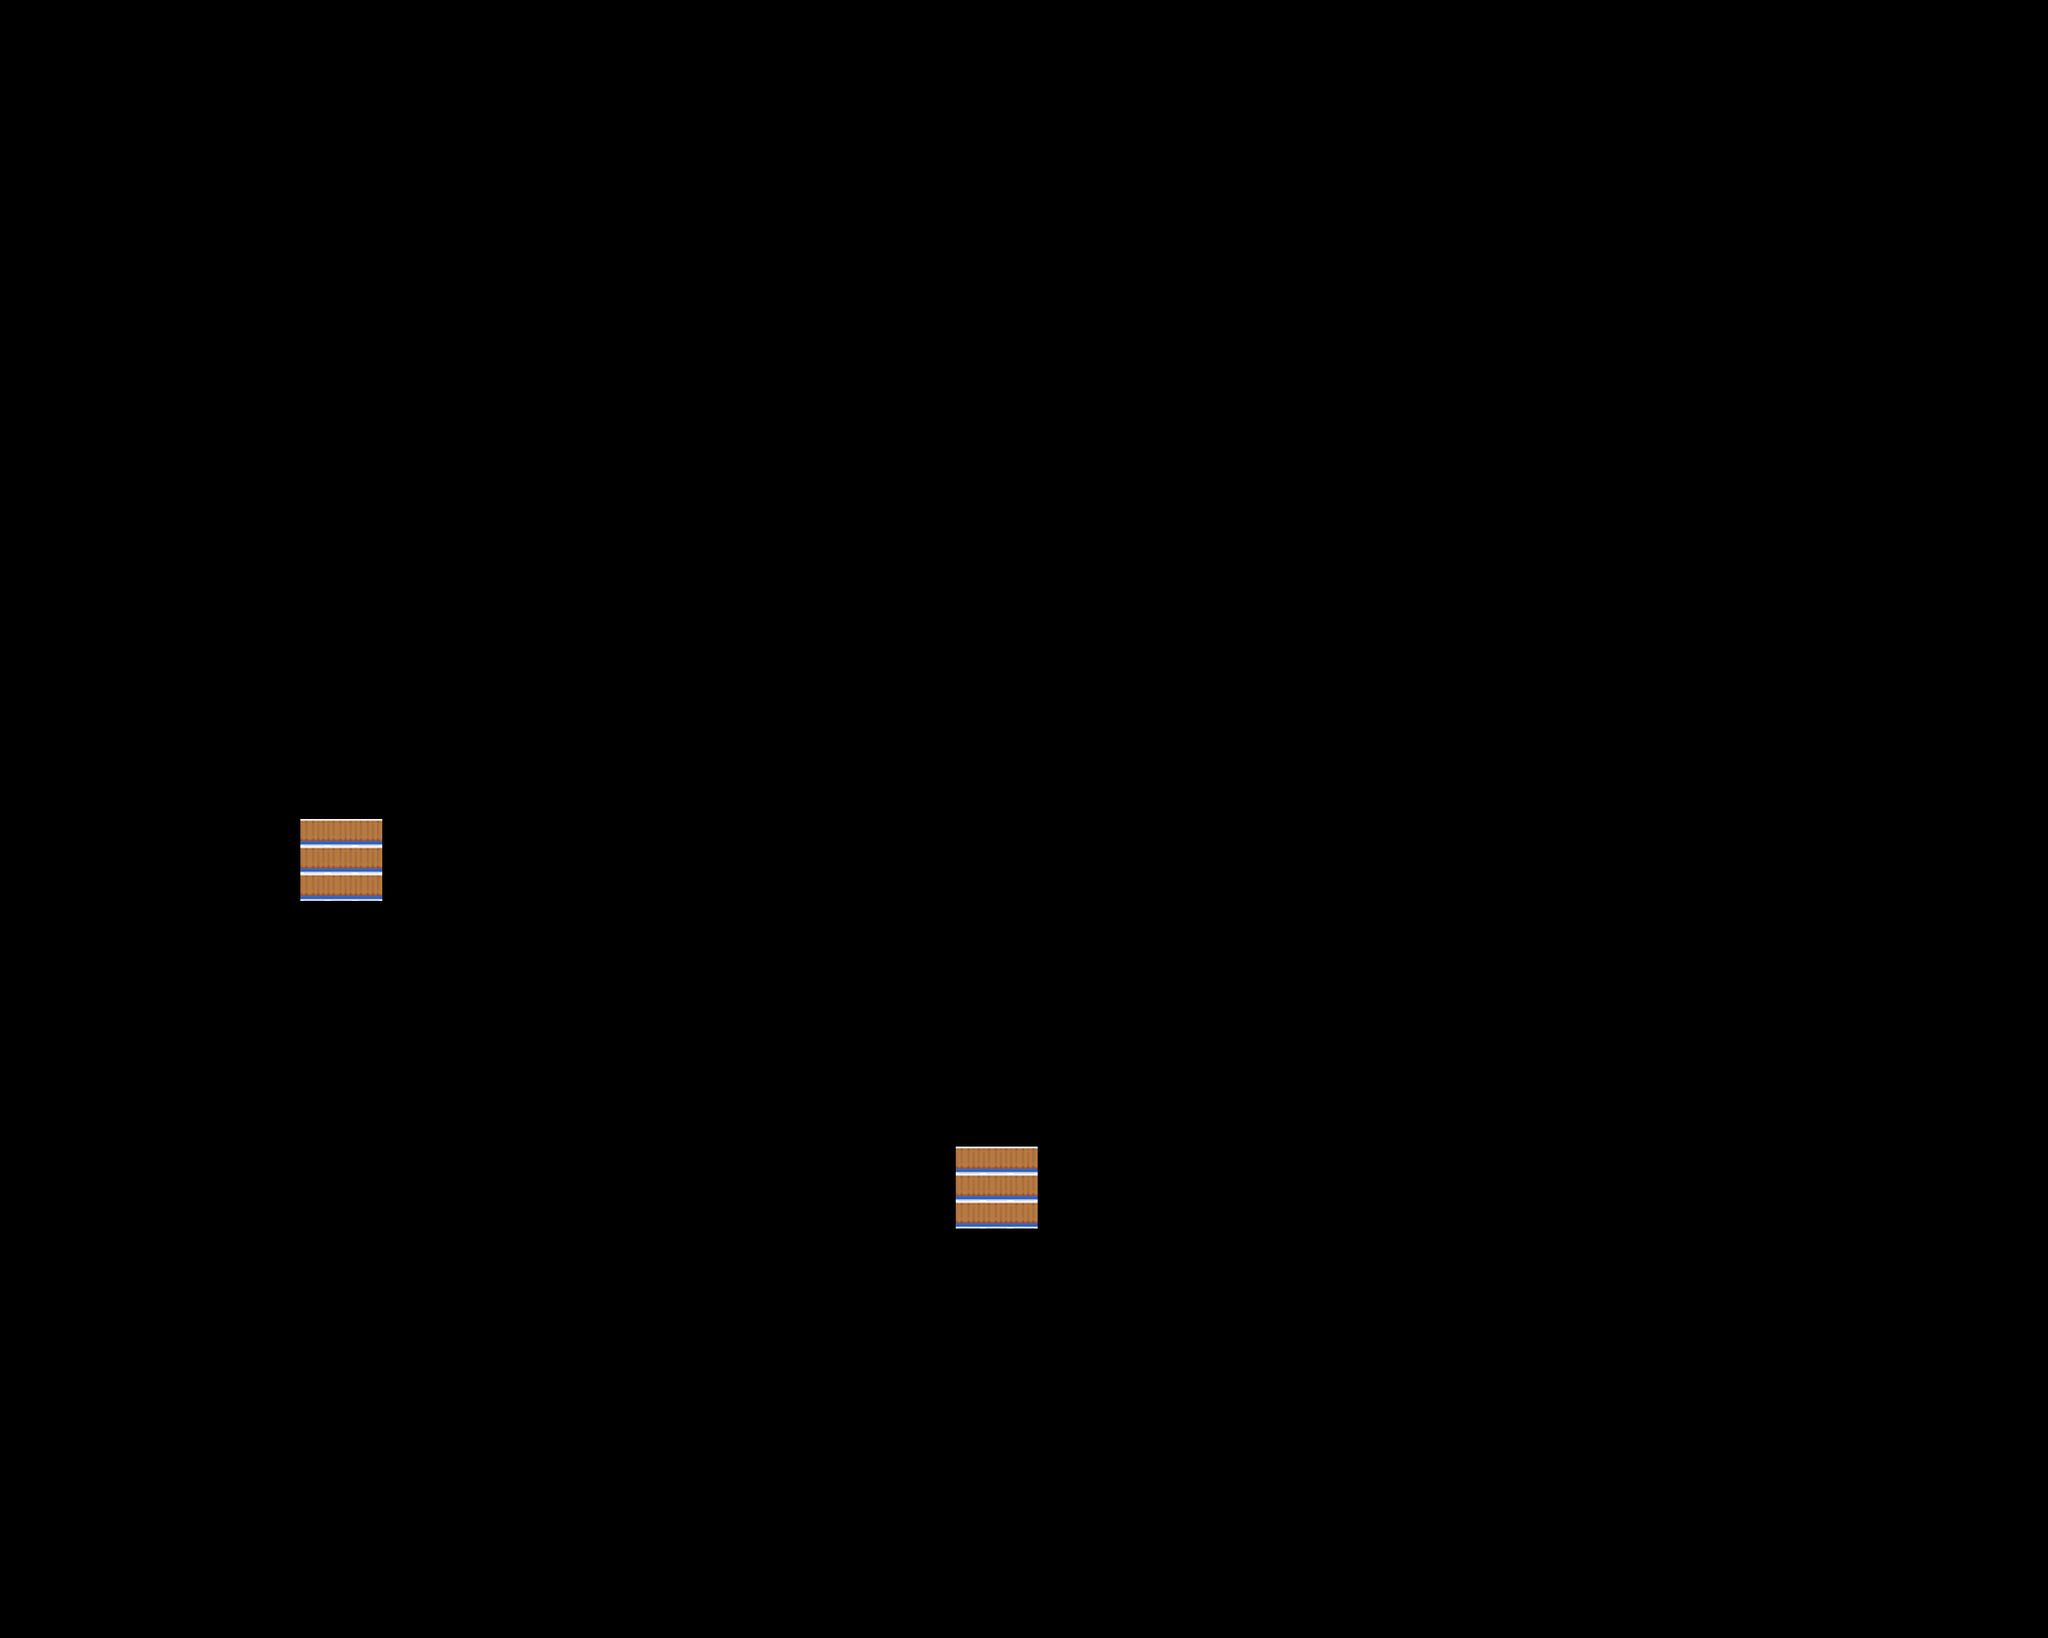

Below is a game level as drawn by its tile map, then a one-line description and the .tmx that defines it (tile-layer data replaced by summaries):
An orthogonal 75x60 tile map with 32x32 px tiles, 1 tile layer (Tile Layer 2), 2 hidden layers not drawn, 2 tilesets.

<map version="1.0" orientation="orthogonal" width="75" height="60" tilewidth="32" tileheight="32">
 <tileset firstgid="1" name="tileset_temp" tilewidth="32" tileheight="32">
  <image source="tileset_temp.png" width="672" height="288" />
 </tileset>
 <tileset firstgid="190" name="tileset_temp" tilewidth="32" tileheight="32">
  <image source="tileset_temp.png" width="672" height="288" />
 </tileset>
 <layer name="Tile Layer 1" width="75" height="60" visible="0">
  <data>[4500 cells, 4500 non-empty, 48 distinct tile ids]</data>
 </layer>
 <layer name="Tile Layer 2" width="75" height="60">
  <data>[4500 cells, 18 non-empty, 1 distinct tile ids]</data>
 </layer>
 <layer name="Tile Layer 3" width="75" height="60" visible="0">
  <data>[4500 cells, 0 non-empty, 0 distinct tile ids]</data>
 </layer>
</map>
